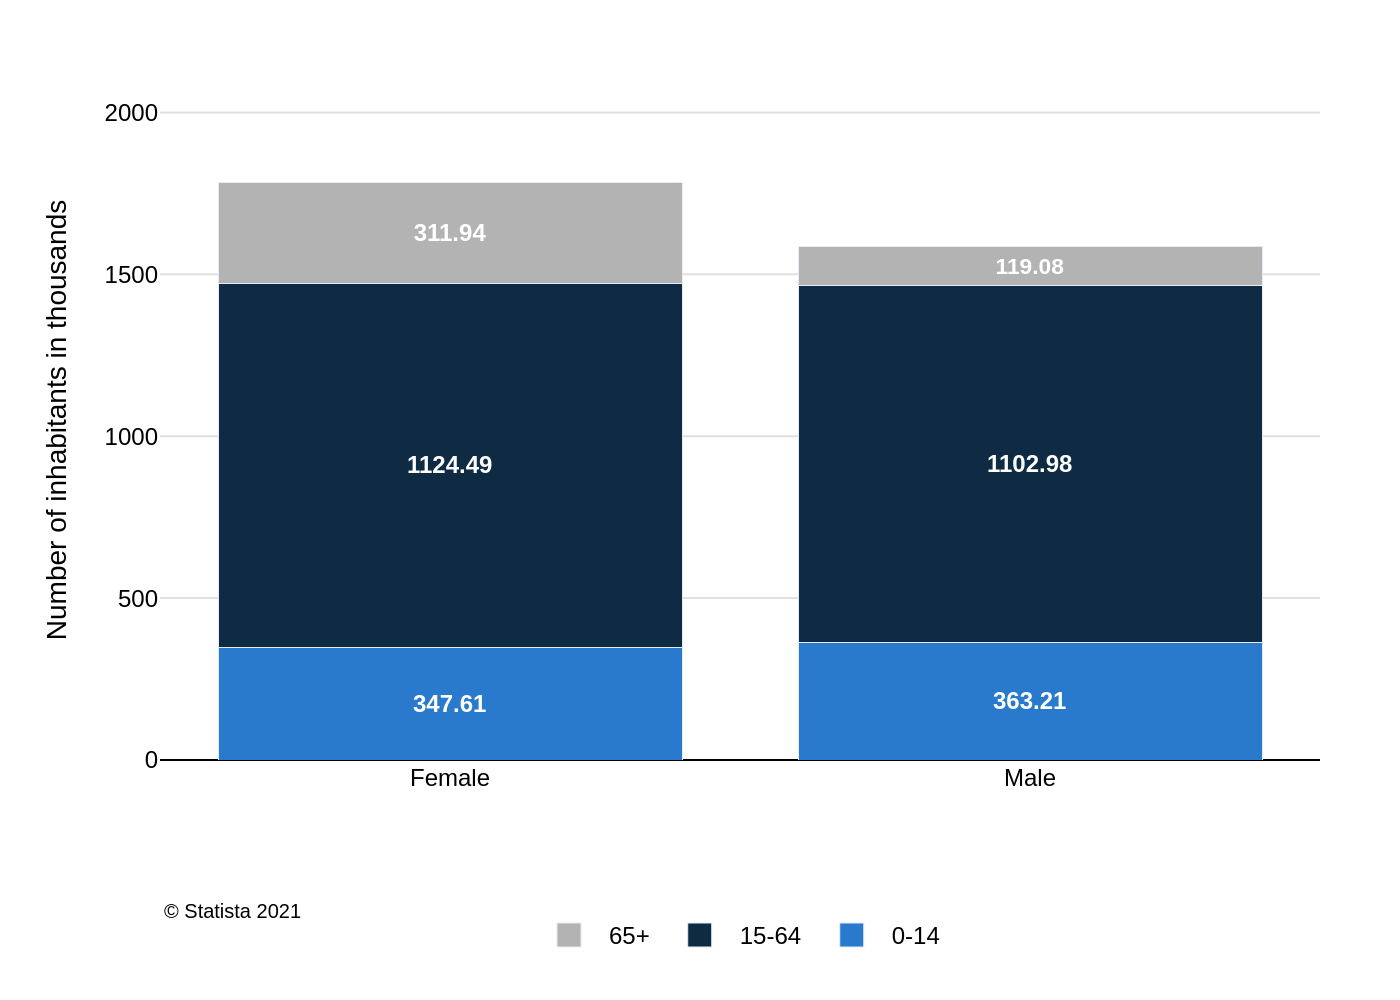

Reproduce this figure in Python.
import sys
import json
import plotly.graph_objects as go
from pathlib import Path

if len(sys.argv) != 2:
    print("Usage: python <script_name>.py <json_file_path>")
    sys.exit(1)

json_file_path = Path(sys.argv[1])
if not json_file_path.is_file():
    print(f"Error: JSON file not found at '{json_file_path}'")
    sys.exit(1)

with open(json_file_path, 'r', encoding='utf-8') as f:
    config = json.load(f)

chart_data = config['chart_data']
texts = config['texts']
colors = config['colors']
categories = chart_data['categories']
series = chart_data['series']

fig = go.Figure()

for i, s in enumerate(series):
    fig.add_trace(go.Bar(
        x=categories,
        y=s['values'],
        name=s['name'],
        marker_color=colors[i],
        text=s['values'],
        textposition='inside',
        texttemplate="<b>%{text}</b>",
        insidetextanchor='middle',
        textfont=dict(
            family="Arial",
            size=12,
            color='white'
        )
    ))

fig.update_layout(
    barmode='stack',
    plot_bgcolor='white',
    paper_bgcolor='white',
    font=dict(
        family="Arial",
        size=12,
        color="black"
    ),
    margin=dict(l=80, r=40, b=120, t=40),
    yaxis=dict(
        title=texts['y_axis_title'],
        showgrid=True,
        gridcolor='#e0e0e0',
        gridwidth=1,
        zeroline=True,
        zerolinecolor='black',
        zerolinewidth=1,
        range=[0, 2100],
        dtick=500
    ),
    xaxis=dict(
        showgrid=False,
        zeroline=False
    ),
    legend=dict(
        orientation="h",
        yanchor="bottom",
        y=-0.3,
        xanchor="center",
        x=0.5
    ),
    showlegend=True
)

if texts.get('source'):
    fig.add_annotation(
        text=texts['source'],
        align='left',
        showarrow=False,
        xref='paper',
        yref='paper',
        x=0,
        y=-0.2,
        xanchor='left',
        yanchor='top',
        font=dict(size=10)
    )

output_filename = f"{json_file_path.stem}.png"
fig.write_image(output_filename, scale=2)
print(f"Chart saved to {output_filename}")
